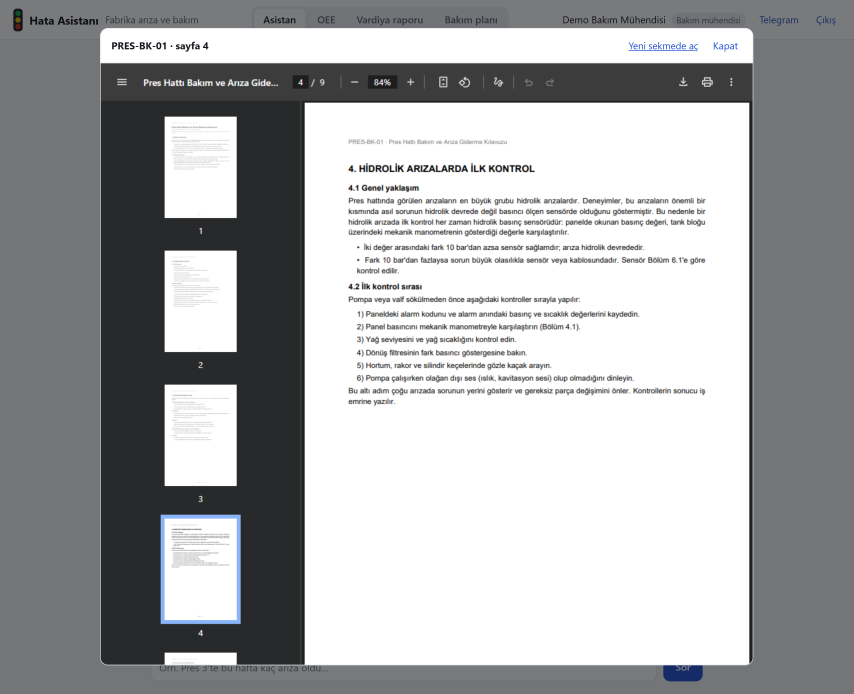
#> input picture sunum/ekranlar/kaynak.png, 2560 x 2080 px, given in place of sohbet.png, which was not available (shown at 1/3 size)
$ python pdf_olustur.py
#> lines starting #> are read from the running program, lines starting #| are printed output that depends on the picture
"""Hata Asistanı tanıtım PDF'ini (A4, 4 sayfa) üretir ve Chrome ile yazdırır.

    python sunum/ekran_goruntuleri.py --adres http://127.0.0.1:8000   # önce ekranlar
    python sunum/pdf_olustur.py

Ekran görüntüleri çalışan uygulamadan alınır (sunum/ekranlar/); bu betik onlardan ilgili
bölgeleri kırpar, tanitim.html'i yazar ve Chrome/Edge'in başsız modu ile PDF'e basar.
Görünüm Isıtmalı Güneş Bankı sunumuyla aynı aileden: iki sunum art arda gösteriliyor.
"""

import shutil
import subprocess
from pathlib import Path

from PIL import Image

KLASOR = Path(__file__).resolve().parent
EKRANLAR = KLASOR / "ekranlar"
KESITLER = EKRANLAR / "kesit"
CIKTI_HTML = KLASOR / "tanitim.html"
CIKTI_PDF = KLASOR / "Hata-Asistani-Tanitim.pdf"
CHROME_ADAYLARI = (
    r"C:\Program Files\Google\Chrome\Application\chrome.exe",
    r"C:\Program Files (x86)\Microsoft\Edge\Application\msedge.exe",
    "chrome",
    "google-chrome",
    "chromium",
)

# Ekran görüntülerinden alınacak bölgeler (piksel; görüntüler 2x ölçekle alınır).
KESIT = {
    # Uygulama içeriği ekranın ortasında; yanlardaki boşluk ve üst çubuk kırpılır, yazı büyür.
    "sohbet": (430, 125, 2130, 1340),  # soru, cevap, kaynaklar ve çağrılan araçlar
    "kaynak": (300, 83, 2260, 1250),  # kaynak tıklanınca açılan kılavuz penceresi
    "oee": (180, 140, 2380, 1250),  # göstergeler ve günlük OEE
    "rapor": (180, 120, 2380, 1120),  # göstergeler ve asistanın denetlenmiş yorumu
    "plan": (540, 455, 2668, 1410),  # özet ve planın seçtiği makineler
}


def kesitleri_hazirla() -> None:
    KESITLER.mkdir(exist_ok=True)
    for ad, kutu in KESIT.items():
        with Image.open(EKRANLAR / f"{ad}.png") as goruntu:
#> goruntu is the input picture: PIL image 2560x2080 RGB; mean R, G, B 170.3, 171.2, 172.2
            goruntu.crop(kutu).save(KESITLER / f"{ad}.png", optimize=True)
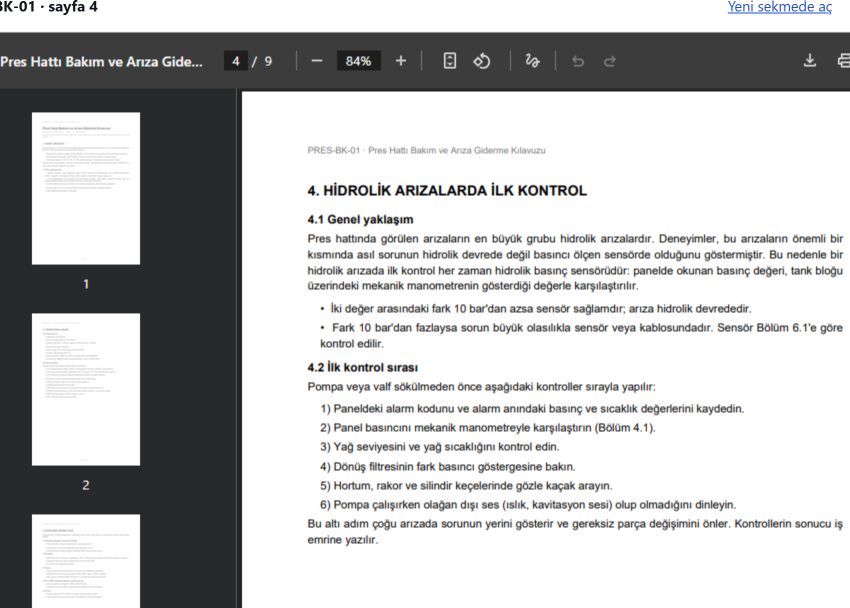
#> saved as sohbet.png: PIL image 1700x1215 RGB (shown at 1/2 size); mean R, G, B 193.6, 193.7, 194
#> pass 3 of the loop in kesitleri_hazirla, `for ad, kutu in KESIT.items():`:
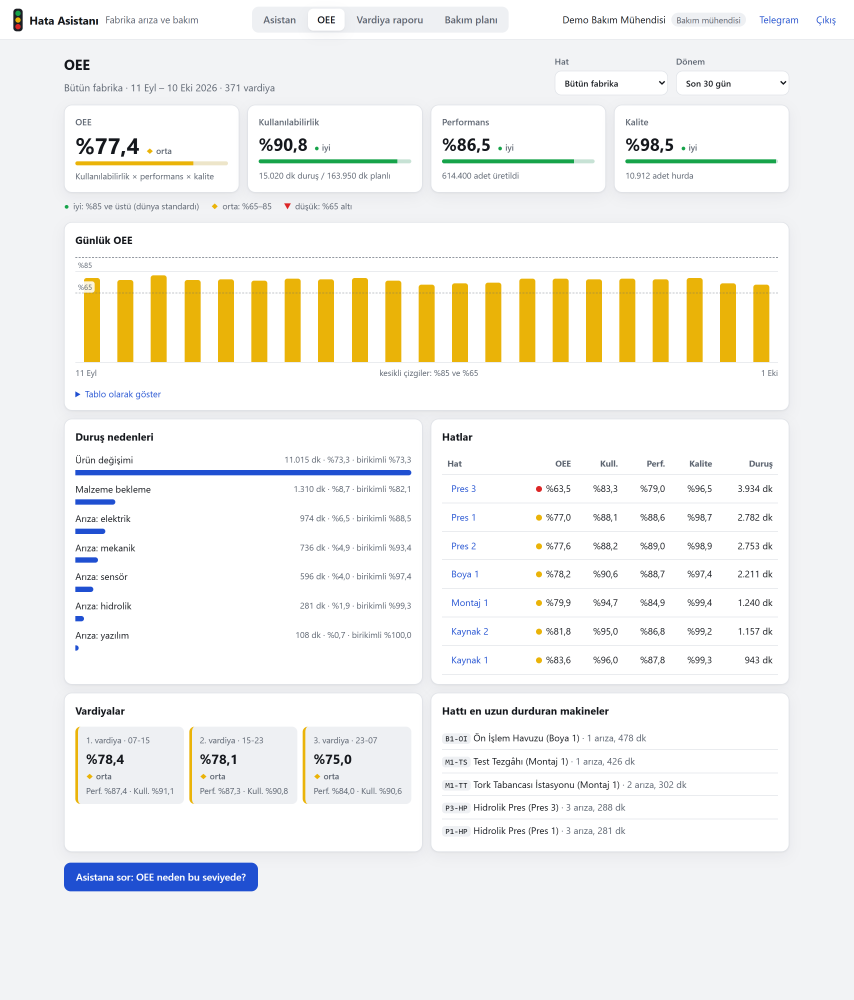
#> input picture sunum/ekranlar/oee.png, 2560 x 3000 px (shown at 1/3 size)
#> in kesitleri_hazirla, goruntu is the input picture: PIL image 2560x3000 RGB; mean R, G, B 242.6, 242, 238.3
#> in kesitleri_hazirla, `goruntu.crop(kutu).save(KESITLER / f"{ad}.png", optimize=True)`:
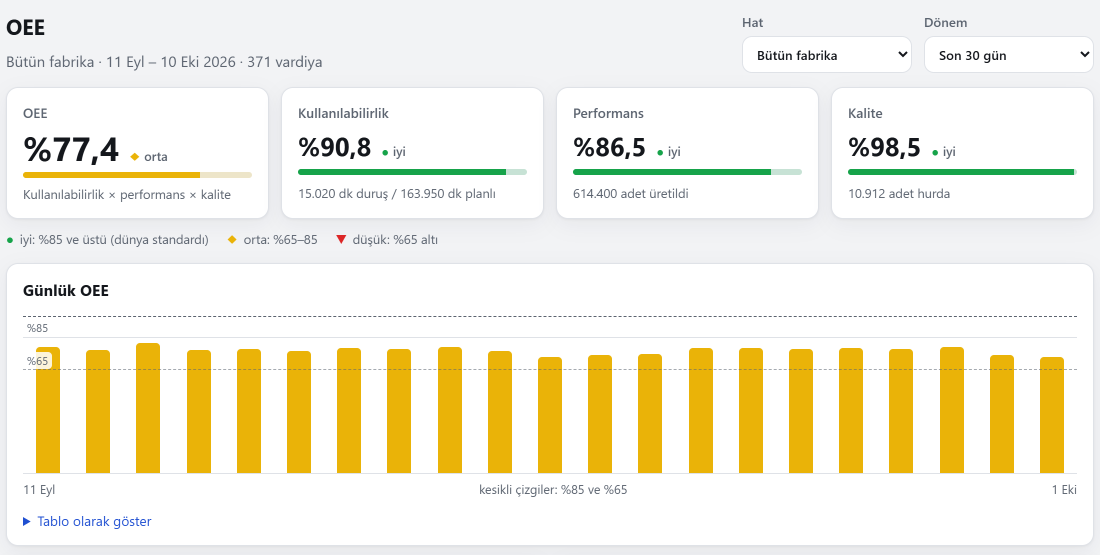
#> saved as oee.png: PIL image 2200x1110 RGB (shown at 1/2 size); mean R, G, B 244, 239.6, 222.4
#> the loop made 5 passes; the first 3 are shown


CSS = """
@page { size: A4; margin: 0; }
:root {
  --murekkep: #14182b; --murekkep-2: #464d66; --soluk: #77809a; --cizgi: #e2e5ee; --zemin-2: #f3f5fa;
  --vurgu: #1f4fd1; --yesil: #16a34a; --sari: #e0a800; --kirmizi: #dc2626; --gece: #0b1020;
  --baslik: "Barlow Condensed", "Arial Narrow", "Segoe UI", sans-serif;
  --metin: "Barlow", "Segoe UI", Arial, sans-serif;
}
* { box-sizing: border-box; }
html, body { margin: 0; padding: 0; }
body { font-family: var(--metin); color: var(--murekkep); font-size: 10.5pt; line-height: 1.42;
  -webkit-print-color-adjust: exact; print-color-adjust: exact; }
h1, h2, h3 { font-family: var(--baslik); margin: 0; line-height: 1.05; text-wrap: balance; }
h2 { font-size: 25pt; font-weight: 650; margin: 4mm 0 3mm; max-width: 170mm; }
h3 { font-size: 13pt; font-weight: 600; margin-bottom: 1.5mm; }
p { margin: 0 0 2mm; }
.sayfa { width: 210mm; height: 297mm; padding: 15mm 17mm 13mm; position: relative; overflow: hidden;
  page-break-after: always; break-after: page; }
.sayfa:last-child { page-break-after: auto; break-after: auto; }
.ust-serit { display: flex; justify-content: space-between; align-items: baseline;
  border-bottom: 0.4mm solid var(--cizgi); padding-bottom: 2.5mm; font-size: 9pt; color: var(--soluk); }
.ust-serit span:first-child { font-family: var(--baslik); font-size: 13pt; color: var(--murekkep); }
.alt-not { position: absolute; left: 17mm; right: 17mm; bottom: 7mm; display: flex;
  justify-content: space-between; font-size: 7.5pt; color: var(--soluk); }
.giris { font-size: 11pt; color: var(--murekkep-2); max-width: 172mm; margin-bottom: 4mm; }
.logo { height: 0.95em; width: auto; aspect-ratio: 83 / 56; vertical-align: -0.12em; margin-right: 0.3em; }

/* Kapak */
.kapak { background: var(--gece); color: #eef1ff; display: flex; flex-direction: column; }
.kapak-ust { display: flex; justify-content: space-between; align-items: center; font-size: 9.5pt;
  color: #aab3d4; }
.kapak .marka { font-family: var(--baslik); font-weight: 650; font-size: 15pt; color: #f4f6ff; }
.kapak h1 { font-size: 40pt; font-weight: 700; margin-top: 12mm; letter-spacing: -0.01em; line-height: 0.98; }
.kapak-alt { font-size: 12pt; color: #c3cae4; max-width: 168mm; margin-top: 6mm; }
.kapak-alt q { color: #fff; font-style: italic; }
.kapak .ekran { margin-top: 7mm; }
.kapak .ekran img { border: 0.5mm solid #2a3150; }
.kapak .ekran figcaption { color: #8f98bb; }
.kapak-ekip { margin-top: auto; display: flex; gap: 4mm; align-items: baseline; font-size: 12pt; }
.kapak-ekip span { color: #8f98bb; font-size: 10pt; }
.esin { margin-top: 5mm; padding: 3.5mm 4.5mm; border-radius: 2.5mm; background: #18203a;
  font-size: 10pt; color: #d5dbf2; }
.esin b { color: #fff; }

/* Ekran görüntüleri */
.ekran { margin: 0; }
.ekran img { width: 100%; display: block; border-radius: 2.2mm; border: 0.35mm solid var(--cizgi);
  box-shadow: 0 0.6mm 2.4mm rgba(15, 20, 40, 0.12); }
.ekran figcaption { font-size: 8.5pt; color: var(--soluk); margin-top: 1.8mm; }

/* Akış */
.akis { list-style: none; padding: 0; margin: 0 0 4mm; display: grid;
  grid-template-columns: repeat(4, 1fr); gap: 3mm; counter-reset: adim; }
.akis li { position: relative; padding: 3.5mm 3.5mm 3mm; border-radius: 2.5mm; background: var(--zemin-2);
  counter-increment: adim; }
.akis li::before { content: counter(adim); font-family: var(--baslik); font-weight: 700; font-size: 11pt;
  color: #fff; background: var(--vurgu); width: 6.2mm; height: 6.2mm; border-radius: 50%;
  display: grid; place-items: center; margin-bottom: 2mm; }
.akis b { font-family: var(--baslik); font-size: 12.5pt; font-weight: 600; display: block; margin-bottom: 1mm; }
.akis p { font-size: 9pt; color: var(--murekkep-2); margin: 0; }
.akis code, .kutu code { font-size: 8.3pt; background: #fff; padding: 0 1mm; border-radius: 1mm; }
.uc-kutu { display: grid; grid-template-columns: repeat(3, 1fr); gap: 3mm; margin-top: 4mm; }
.kutu { border: 0.35mm solid var(--cizgi); border-radius: 2.5mm; padding: 3.2mm 3.5mm; }
.kutu h3 { font-size: 12.5pt; }
.kutu p { font-size: 9pt; color: var(--murekkep-2); margin: 0; }

/* Panolar */
.iki { display: grid; grid-template-columns: 1fr 1fr; gap: 5mm; }
.bolum { margin-top: 4.5mm; }
.bolum h3 { display: flex; align-items: baseline; gap: 2mm; }
.etiket { font-family: var(--metin); font-size: 8pt; font-weight: 600; color: var(--vurgu);
  background: #eaf0ff; padding: 0.4mm 2mm; border-radius: 99mm; }
.lejant { display: flex; gap: 5mm; font-size: 8.5pt; color: var(--murekkep-2); margin: 1.5mm 0 2.5mm; }

/* Ölçümler */
.sayilar { display: grid; grid-template-columns: repeat(3, 1fr); gap: 3mm; margin: 3mm 0 4mm; }
.sayi { border-top: 0.6mm solid var(--vurgu); padding-top: 2mm; }
.sayi b { font-family: var(--baslik); font-size: 22pt; font-weight: 650; line-height: 1; display: block; }
.sayi span { font-size: 8.8pt; color: var(--murekkep-2); }
.tablo { width: 100%; border-collapse: collapse; font-size: 9pt; margin: 1.5mm 0 2mm; }
.tablo th, .tablo td { text-align: left; vertical-align: top; padding: 1.8mm 2mm;
  border-bottom: 0.3mm solid var(--cizgi); }
.tablo th { font-weight: 600; color: var(--murekkep-2); background: var(--zemin-2); }
.tablo td:first-child { font-weight: 600; width: 33mm; }
.kucuk { font-size: 8pt; color: var(--soluk); }
"""


def logo() -> str:
    """HA monogramı (app/static/index.html'dekiyle aynı çizim); rengi yazıdan gelir."""
    return (
        '<svg class="logo" viewBox="10 22 83 56" aria-hidden="true">'
        '<rect x="10" y="22" width="13" height="56" fill="currentColor"/>'
        '<polygon points="31,78 44.5,78 62,38.6 79.5,78 93,78 68.2,22 55.8,22" fill="currentColor"/>'
        '<polygon points="23,48 66.18,48 71.06,59 23,59" fill="currentColor"/>'
        '<polygon points="62,38.6 57.82,48 66.18,48" fill="#f5a524"/>'
        "</svg>"
    )


def ust_serit(bolum: str) -> str:
    return f'<div class="ust-serit"><span>{logo()}Hata Asistanı</span><span>{bolum}</span></div>'


def alt_not(sayfa: int) -> str:
    return (
        '<div class="alt-not"><span>Bütün veriler ve kılavuzlar kurgusaldır; ekran görüntüleri '
        f"çalışan uygulamadan alındı.</span><span>{sayfa} / 4</span></div>"
    )


def kapak() -> str:
    return f"""
<section class="sayfa kapak">
  <div class="kapak-ust"><span class="marka">{logo()}Hata Asistanı</span><span>Tanıtım · Ekim 2026</span></div>
  <h1>Arıza olduğunda cevabı, kaynağını göstererek saniyeler içinde veren asistan</h1>
  <p class="kapak-alt">Operatör ya da bakım mühendisi şöyle yazar:
    <q>Pres 3 hattında geçen ay kaç arıza oldu, bu tip arızada ilk neye bakmalıyım?</q>
    Hata Asistanı sayıyı arıza kayıtlarından sayar, ne yapılacağını bakım kılavuzlarında bulur ve
    her bilginin hangi kılavuzun hangi sayfasından geldiğini gösterir.</p>
  <figure class="ekran">
    <img src="ekranlar/kesit/sohbet.png" alt="Sohbet ekranında soru ve kaynaklı cevap">
    <figcaption>Gerçek ekran görüntüsü. Cevap Gemini modelinden geldi: 2 adım, 3,3 saniye,
      $0,0027. "29 arıza" sayısı ve dağılımı veritabanından; adımlar PRES-BK-01 kılavuzunun
      4. sayfasından.</figcaption>
  </figure>
  <div class="esin"><b>Isıtmalı Güneş Bankı ile bağlantısı:</b> bankın "bozulunca kendisi haber
    veren" arıza takip sistemi bu projedeki fikirden doğdu: arızayı kayda geçir, doğru kişiye
    hemen bildir, ne yapılacağını kaynağıyla söyle.</div>
  <div class="kapak-ekip"><b>Ömer Daştan</b><span>Bursa Teknik Üniversitesi · github.com/omer1916/andon</span></div>
</section>"""


def nasil_calisir() -> str:
    return f"""
<section class="sayfa">
  {ust_serit("01 Nasıl çalışıyor")}
  <h2>Bir soru, iki kaynak, kaynağı gösterilen tek cevap</h2>
  <p class="giris">Yapay zekâ bilgiyi kendisi uydurmaz. Soruyu anlar ve hangi aracın çağrılacağına
    karar verir; sayıyı veritabanı, ne yapılacağını kılavuz verir.</p>
  <ol class="akis">
    <li><b>Soru</b><p>Kullanıcı giriş yapıp sorusunu yazar. Operatör ile bakım mühendisi farklı
      belgeleri görür.</p></li>
    <li><b>Karar</b><p>Yapay zekâ (Gemini) soruyu ikiye ayırır ve hazır araçlardan uygun olanları
      çağırır: <code>ariza_say</code>, <code>dokuman_ara</code>.</p></li>
    <li><b>İki kaynak</b><p>Arıza sayısı PostgreSQL'den sayılır. Kılavuzlar anlamına göre aranır
      (pgvector), yalnızca kullanıcının görebildiği belgelerde.</p></li>
    <li><b>Kaynaklı cevap</b><p>Her bilginin yanında kılavuz kodu ve sayfası yazar; kaynağa
      tıklanınca PDF o sayfada açılır.</p></li>
  </ol>
  <figure class="ekran">
    <img src="ekranlar/kesit/kaynak.png" alt="Kaynağa tıklanınca açılan kılavuz sayfası">
    <figcaption>Cevaptaki "PRES-BK-01 · s. 4" kaynağına tıklandığında kılavuz tam o sayfada
      açılıyor; kullanıcı yapay zekânın söylediğini kendi gözüyle doğrulayabiliyor.</figcaption>
  </figure>
  <div class="uc-kutu">
    <div class="kutu"><h3>Serbest SQL yok</h3><p>Yapay zekâ veritabanına kendisi sorgu yazamaz;
      yalnızca denetlenen araçları çağırabilir. Bir tabloyu silemez, başka veriyi okuyamaz.</p></div>
    <div class="kutu"><h3>Rol bazlı yetki</h3><p>Operatör bakım kılavuzlarını göremez. Yetki
      aramanın içinde: görülmemesi gereken sayfa yapay zekâya hiç ulaşmaz.</p></div>
    <div class="kutu"><h3>Her istek kayıtlı</h3><p>Hangi aracın çağrıldığı, kaç token harcandığı,
      maliyet ve süre her istekte veritabanına yazılır.</p></div>
  </div>
  {alt_not(2)}
</section>"""


def panolar() -> str:
    return f"""
<section class="sayfa">
  {ust_serit("02 Panolar")}
  <h2>Arızayı sormadan önce görmek</h2>
  <p class="giris">Asistanın yanında üç ekran var. Hepsi aynı veritabanından beslenir ve
    "Asistana sor" düğmesiyle sohbete bağlanır.</p>
  <div class="bolum">
    <h3>OEE paneli</h3>
    <p>OEE, bir hattın gerçekte ne kadar verimli çalıştığını gösterir: kullanılabilirlik ×
      performans × kalite. Son 30 günde fabrika %77,4'te, Pres 3 ise %63,5 ile kırmızıda. Renkler
      fabrikalardaki Andon ışıkları gibi (yeşil %85+, sarı %65–85, kırmızı altı); renk körleri için
      her seviyenin bir şekli de var.</p>
    <figure class="ekran"><img src="ekranlar/kesit/oee.png" alt="OEE paneli"></figure>
  </div>
  <div class="bolum">
    <h3>Vardiya raporu <span class="etiket">sayılar denetlendi</span></h3>
    <p>Sayılar veritabanından, yorum yapay zekâdan gelir. Yorumdaki her sayının verilerde geçmesi
      gerekir; uydurulmuş bir sayı varsa yorum bir kez daha istenir, yine tutmazsa yorumu kurallar
      yazar.</p>
    <figure class="ekran"><img src="ekranlar/kesit/rapor.png" alt="Vardiya raporu"></figure>
  </div>
  {alt_not(3)}
</section>"""


def olcumler() -> str:
    return f"""
<section class="sayfa">
  {ust_serit("03 Bakım planı, ölçümler ve bank")}
  <h2>Hangi makineye bakılmalı, sonuçlara ne kadar güvenilir?</h2>
  <div class="bolum" style="margin-top:2mm">
    <h3>Bakım planı</h3>
    <p>Son 90 günün arızalarından her makinenin önümüzdeki hafta arızalanma olasılığı hesaplanır.
      Ekibin 16 saatlik kapasitesi, beklenen duruşu en çok azaltacak 5 makineye dağıtılır:
      önlenmesi beklenen duruş 129 dakika.</p>
    <figure class="ekran"><img src="ekranlar/kesit/plan.png" alt="Bakım planı"></figure>
  </div>
  <div class="sayilar">
    <div class="sayi"><b>30 / 30</b><span>değerlendirme sorusu gerçek modelle doğru cevaplandı
      (sayı, kaynak, yetki, "bilmiyorum" diyebilme)</span></div>
    <div class="sayi"><b>%100</b><span>kılavuz aramasında doğru sayfa ilk 3 sonuçta
      (20 soruluk set)</span></div>
    <div class="sayi"><b>2.590</b><span>otomatik test; her değişiklikte GitHub'da gerçek
      veritabanıyla çalışıyor</span></div>
    <div class="sayi"><b>2,5 sn</b><span>ortalama cevap süresi; 30 sorunun toplam maliyeti
      $0,04</span></div>
    <div class="sayi"><b>91,8 (A)</b><span>güvenlik taraması: kod, çalışan uygulama ve SEO
      (SecScope)</span></div>
    <div class="sayi"><b>0</b><span>yapay zekânın yazdığı SQL; veritabanına yalnızca hazır
      araçlarla erişiliyor</span></div>
  </div>
  <h3>Aynı fikir, iki yerde</h3>
  <table class="tablo">
    <tr><th></th><th>Hata Asistanı (fabrika)</th><th>Isıtmalı Güneş Bankı (şehir)</th></tr>
    <tr><td>Arızayı kim fark eder?</td><td>Makinenin arıza kaydı; operatörün fotoğraflı bakım talebi</td>
      <td>Bankın kendi ölçümleri (otomatik kurallar); vatandaşın QR formu</td></tr>
    <tr><td>Nereye kaydedilir?</td><td>Arıza kaydı ve bakım talebi</td>
      <td>Arıza takip paneli: açıldı, ekibe atandı, kapandı</td></tr>
    <tr><td>Ekip nasıl haberdar olur?</td><td>Telegram botu, hat durduğunda bakım ekibine</td>
      <td>Telegram grubu, kritik ve orta öncelikli kayıtlarda</td></tr>
    <tr><td>Ne kazanılır?</td><td>Sayı ve talimat saniyeler içinde, kaynağıyla</td>
      <td>Bir bankın arızalı kalma süresi 56,4 günden 10,2 güne iniyor</td></tr>
  </table>
  <p class="kucuk">Teknolojiler: Python, FastAPI, PostgreSQL + pgvector, Google Gemini, Docker.
    Kod ve ölçümlerin ayrıntısı: github.com/omer1916/andon</p>
  {alt_not(4)}
</section>"""


def html_yaz() -> None:
    CIKTI_HTML.write_text(
        f"""<!doctype html>
<html lang="tr">
<head>
<meta charset="utf-8">
<title>Hata Asistanı · Tanıtım</title>
<link rel="stylesheet" href="https://fonts.googleapis.com/css2?family=Barlow+Condensed:wght@500;600;700&family=Barlow:wght@400;500;600&display=swap">
<style>{CSS}</style>
</head>
<body>
{kapak()}
{nasil_calisir()}
{panolar()}
{olcumler()}
</body>
</html>
""",
        encoding="utf-8",
    )


def main() -> None:
    kesitleri_hazirla()
    html_yaz()
    chrome = next((c for c in CHROME_ADAYLARI if Path(c).exists() or shutil.which(c)), None)
    if chrome is None:
#> (the run stopped early here; a loop or call above may not have finished)
